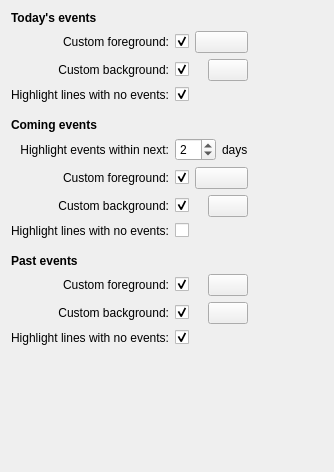
<?xml version="1.0" encoding="UTF-8"?>
<ui version="4.0">
 <class>BirthdayListColorsConfig</class>
 <widget class="QWidget" name="BirthdayListColorsConfig">
  <property name="geometry">
   <rect>
    <x>0</x>
    <y>0</y>
    <width>334</width>
    <height>472</height>
   </rect>
  </property>
  <property name="sizePolicy">
   <sizepolicy hsizetype="Preferred" vsizetype="Preferred">
    <horstretch>0</horstretch>
    <verstretch>0</verstretch>
   </sizepolicy>
  </property>
  <property name="minimumSize">
   <size>
    <width>0</width>
    <height>0</height>
   </size>
  </property>
  <layout class="QGridLayout" name="gridLayout">
   <item row="12" column="0" colspan="3">
    <widget class="QLabel" name="lblTitleComingEvents">
     <property name="sizePolicy">
      <sizepolicy hsizetype="Preferred" vsizetype="Preferred">
       <horstretch>0</horstretch>
       <verstretch>0</verstretch>
      </sizepolicy>
     </property>
     <property name="font">
      <font>
       <weight>75</weight>
       <bold>true</bold>
      </font>
     </property>
     <property name="text">
      <string>Coming events</string>
     </property>
    </widget>
   </item>
   <item row="22" column="0" colspan="3">
    <widget class="QLabel" name="lblTitlePastEvents">
     <property name="font">
      <font>
       <weight>75</weight>
       <bold>true</bold>
      </font>
     </property>
     <property name="text">
      <string>Past events</string>
     </property>
    </widget>
   </item>
   <item row="21" column="0" colspan="3">
    <spacer name="spacerComingEventsBottom">
     <property name="orientation">
      <enum>Qt::Vertical</enum>
     </property>
     <property name="sizeType">
      <enum>QSizePolicy::Fixed</enum>
     </property>
     <property name="sizeHint" stdset="0">
      <size>
       <width>20</width>
       <height>10</height>
      </size>
     </property>
    </spacer>
   </item>
   <item row="14" column="0">
    <widget class="QLabel" name="lblComingHighlightDays">
     <property name="text">
      <string>Highlight events within next:</string>
     </property>
     <property name="alignment">
      <set>Qt::AlignRight|Qt::AlignTrailing|Qt::AlignVCenter</set>
     </property>
    </widget>
   </item>
   <item row="14" column="1">
    <widget class="QSpinBox" name="spinComingHighlightDays">
     <property name="sizePolicy">
      <sizepolicy hsizetype="Minimum" vsizetype="Minimum">
       <horstretch>0</horstretch>
       <verstretch>0</verstretch>
      </sizepolicy>
     </property>
     <property name="maximum">
      <number>30</number>
     </property>
     <property name="value">
      <number>2</number>
     </property>
    </widget>
   </item>
   <item row="14" column="2">
    <widget class="QLabel" name="lblComingHighlightDays_2">
     <property name="text">
      <string comment="label: show events within x &lt;days&gt;">days</string>
     </property>
    </widget>
   </item>
   <item row="15" column="1" colspan="2">
    <layout class="QHBoxLayout" name="hlComingHighlightForeground">
     <item>
      <widget class="QCheckBox" name="chckComingHighlightForeground">
       <property name="sizePolicy">
        <sizepolicy hsizetype="Fixed" vsizetype="Fixed">
         <horstretch>0</horstretch>
         <verstretch>0</verstretch>
        </sizepolicy>
       </property>
       <property name="layoutDirection">
        <enum>Qt::LeftToRight</enum>
       </property>
       <property name="text">
        <string/>
       </property>
       <property name="checked">
        <bool>true</bool>
       </property>
      </widget>
     </item>
     <item>
      <widget class="KColorButton" name="colorbtnComingHighlightForeground">
       <property name="color">
        <color>
         <red>255</red>
         <green>255</green>
         <blue>255</blue>
        </color>
       </property>
       <property name="defaultColor">
        <color>
         <red>255</red>
         <green>255</green>
         <blue>255</blue>
        </color>
       </property>
      </widget>
     </item>
    </layout>
   </item>
   <item row="15" column="0">
    <widget class="QLabel" name="lblComingHighlightForeground">
     <property name="text">
      <string>Custom foreground:</string>
     </property>
     <property name="alignment">
      <set>Qt::AlignRight|Qt::AlignTrailing|Qt::AlignVCenter</set>
     </property>
    </widget>
   </item>
   <item row="23" column="1" colspan="2">
    <layout class="QHBoxLayout" name="hlPastForeground">
     <item>
      <widget class="QCheckBox" name="chckPastForeground">
       <property name="text">
        <string/>
       </property>
       <property name="checked">
        <bool>true</bool>
       </property>
      </widget>
     </item>
     <item>
      <widget class="KColorButton" name="colorbtnPastForeground">
       <property name="color">
        <color>
         <red>0</red>
         <green>0</green>
         <blue>0</blue>
        </color>
       </property>
       <property name="defaultColor">
        <color>
         <red>0</red>
         <green>0</green>
         <blue>0</blue>
        </color>
       </property>
      </widget>
     </item>
    </layout>
   </item>
   <item row="23" column="0">
    <widget class="QLabel" name="lblPastForeground">
     <property name="text">
      <string>Custom foreground:</string>
     </property>
     <property name="alignment">
      <set>Qt::AlignRight|Qt::AlignTrailing|Qt::AlignVCenter</set>
     </property>
    </widget>
   </item>
   <item row="25" column="1" colspan="2">
    <layout class="QHBoxLayout" name="hlPastBackground">
     <item>
      <widget class="QCheckBox" name="chckPastBackground">
       <property name="text">
        <string/>
       </property>
       <property name="checked">
        <bool>true</bool>
       </property>
      </widget>
     </item>
     <item>
      <widget class="KColorButton" name="colorbtnPastBackground">
       <property name="color">
        <color>
         <red>160</red>
         <green>160</green>
         <blue>160</blue>
        </color>
       </property>
       <property name="defaultColor">
        <color>
         <red>160</red>
         <green>160</green>
         <blue>160</blue>
        </color>
       </property>
      </widget>
     </item>
    </layout>
   </item>
   <item row="25" column="0">
    <widget class="QLabel" name="lblPastBackground">
     <property name="text">
      <string>Custom background:</string>
     </property>
     <property name="alignment">
      <set>Qt::AlignRight|Qt::AlignTrailing|Qt::AlignVCenter</set>
     </property>
    </widget>
   </item>
   <item row="7" column="0" colspan="3">
    <widget class="QLabel" name="lblTitleTodaysEvents">
     <property name="font">
      <font>
       <weight>75</weight>
       <bold>true</bold>
      </font>
     </property>
     <property name="text">
      <string>Today's events</string>
     </property>
    </widget>
   </item>
   <item row="8" column="0">
    <widget class="QLabel" name="lblTodaysForeground">
     <property name="text">
      <string>Custom foreground:</string>
     </property>
     <property name="alignment">
      <set>Qt::AlignRight|Qt::AlignTrailing|Qt::AlignVCenter</set>
     </property>
    </widget>
   </item>
   <item row="8" column="1" colspan="2">
    <layout class="QHBoxLayout" name="hlTodaysForeground">
     <item>
      <widget class="QCheckBox" name="chckTodaysForeground">
       <property name="sizePolicy">
        <sizepolicy hsizetype="Fixed" vsizetype="Fixed">
         <horstretch>0</horstretch>
         <verstretch>0</verstretch>
        </sizepolicy>
       </property>
       <property name="layoutDirection">
        <enum>Qt::LeftToRight</enum>
       </property>
       <property name="text">
        <string/>
       </property>
       <property name="checked">
        <bool>true</bool>
       </property>
      </widget>
     </item>
     <item>
      <widget class="KColorButton" name="colorbtnTodaysForeground">
       <property name="color">
        <color>
         <red>255</red>
         <green>255</green>
         <blue>255</blue>
        </color>
       </property>
       <property name="defaultColor">
        <color>
         <red>255</red>
         <green>255</green>
         <blue>255</blue>
        </color>
       </property>
      </widget>
     </item>
    </layout>
   </item>
   <item row="9" column="1" colspan="2">
    <layout class="QHBoxLayout" name="hlTodaysBackground">
     <item>
      <widget class="QCheckBox" name="chckTodaysBackground">
       <property name="text">
        <string/>
       </property>
       <property name="checked">
        <bool>true</bool>
       </property>
      </widget>
     </item>
     <item>
      <widget class="KColorButton" name="colorbtnTodaysBackground">
       <property name="color">
        <color>
         <red>128</red>
         <green>0</green>
         <blue>0</blue>
        </color>
       </property>
       <property name="defaultColor">
        <color>
         <red>128</red>
         <green>0</green>
         <blue>0</blue>
        </color>
       </property>
      </widget>
     </item>
    </layout>
   </item>
   <item row="9" column="0">
    <widget class="QLabel" name="lblTodaysBackground">
     <property name="text">
      <string>Custom background:</string>
     </property>
     <property name="alignment">
      <set>Qt::AlignRight|Qt::AlignTrailing|Qt::AlignVCenter</set>
     </property>
    </widget>
   </item>
   <item row="11" column="0" colspan="3">
    <spacer name="spacerTodaysEventsBottom">
     <property name="orientation">
      <enum>Qt::Vertical</enum>
     </property>
     <property name="sizeType">
      <enum>QSizePolicy::Fixed</enum>
     </property>
     <property name="sizeHint" stdset="0">
      <size>
       <width>20</width>
       <height>10</height>
      </size>
     </property>
    </spacer>
   </item>
   <item row="16" column="0">
    <widget class="QLabel" name="lblComingHighlightBackground">
     <property name="text">
      <string>Custom background:</string>
     </property>
     <property name="alignment">
      <set>Qt::AlignRight|Qt::AlignTrailing|Qt::AlignVCenter</set>
     </property>
    </widget>
   </item>
   <item row="16" column="1" colspan="2">
    <layout class="QHBoxLayout" name="hlComingHighlightBackground">
     <item>
      <widget class="QCheckBox" name="chckComingHighlightBackground">
       <property name="text">
        <string/>
       </property>
       <property name="checked">
        <bool>true</bool>
       </property>
      </widget>
     </item>
     <item>
      <widget class="KColorButton" name="colorbtnComingHighlightBackground">
       <property name="color">
        <color>
         <red>128</red>
         <green>0</green>
         <blue>0</blue>
        </color>
       </property>
       <property name="defaultColor">
        <color>
         <red>128</red>
         <green>0</green>
         <blue>0</blue>
        </color>
       </property>
      </widget>
     </item>
    </layout>
   </item>
   <item row="16" column="3">
    <spacer name="spacerScreenRight">
     <property name="orientation">
      <enum>Qt::Horizontal</enum>
     </property>
     <property name="sizeHint" stdset="0">
      <size>
       <width>40</width>
       <height>20</height>
      </size>
     </property>
    </spacer>
   </item>
   <item row="27" column="0" colspan="3">
    <spacer name="spacerScreenBottom">
     <property name="orientation">
      <enum>Qt::Vertical</enum>
     </property>
     <property name="sizeHint" stdset="0">
      <size>
       <width>20</width>
       <height>40</height>
      </size>
     </property>
    </spacer>
   </item>
   <item row="10" column="0">
    <widget class="QLabel" name="lblTodaysHighlightNoEvent">
     <property name="text">
      <string>Highlight lines with no events:</string>
     </property>
     <property name="alignment">
      <set>Qt::AlignRight|Qt::AlignTrailing|Qt::AlignVCenter</set>
     </property>
    </widget>
   </item>
   <item row="20" column="0">
    <widget class="QLabel" name="lblComingHighlightNoEvent">
     <property name="text">
      <string>Highlight lines with no events:</string>
     </property>
     <property name="alignment">
      <set>Qt::AlignRight|Qt::AlignTrailing|Qt::AlignVCenter</set>
     </property>
    </widget>
   </item>
   <item row="26" column="0">
    <widget class="QLabel" name="lblPastHighlightNoEvent">
     <property name="text">
      <string>Highlight lines with no events:</string>
     </property>
     <property name="alignment">
      <set>Qt::AlignRight|Qt::AlignTrailing|Qt::AlignVCenter</set>
     </property>
    </widget>
   </item>
   <item row="10" column="1" colspan="2">
    <widget class="QCheckBox" name="chckTodaysHighlightNoEvent">
     <property name="text">
      <string/>
     </property>
     <property name="checked">
      <bool>true</bool>
     </property>
    </widget>
   </item>
   <item row="20" column="1" colspan="2">
    <widget class="QCheckBox" name="chckComingHighlightNoEvent">
     <property name="text">
      <string/>
     </property>
     <property name="checked">
      <bool>false</bool>
     </property>
    </widget>
   </item>
   <item row="26" column="1" colspan="2">
    <widget class="QCheckBox" name="chckPastHighlightNoEvent">
     <property name="text">
      <string/>
     </property>
     <property name="checked">
      <bool>true</bool>
     </property>
    </widget>
   </item>
  </layout>
 </widget>
 <customwidgets>
  <customwidget>
   <class>KColorButton</class>
   <extends>QPushButton</extends>
   <header>kcolorbutton.h</header>
  </customwidget>
 </customwidgets>
 <tabstops>
  <tabstop>chckTodaysForeground</tabstop>
  <tabstop>colorbtnTodaysForeground</tabstop>
  <tabstop>chckTodaysBackground</tabstop>
  <tabstop>colorbtnTodaysBackground</tabstop>
  <tabstop>chckTodaysHighlightNoEvent</tabstop>
  <tabstop>spinComingHighlightDays</tabstop>
  <tabstop>chckComingHighlightForeground</tabstop>
  <tabstop>colorbtnComingHighlightForeground</tabstop>
  <tabstop>chckComingHighlightBackground</tabstop>
  <tabstop>colorbtnComingHighlightBackground</tabstop>
  <tabstop>chckComingHighlightNoEvent</tabstop>
  <tabstop>chckPastForeground</tabstop>
  <tabstop>colorbtnPastForeground</tabstop>
  <tabstop>chckPastBackground</tabstop>
  <tabstop>colorbtnPastBackground</tabstop>
  <tabstop>chckPastHighlightNoEvent</tabstop>
 </tabstops>
 <resources/>
 <connections>
  <connection>
   <sender>chckComingHighlightBackground</sender>
   <signal>toggled(bool)</signal>
   <receiver>colorbtnComingHighlightBackground</receiver>
   <slot>setEnabled(bool)</slot>
   <hints>
    <hint type="sourcelabel">
     <x>164</x>
     <y>254</y>
    </hint>
    <hint type="destinationlabel">
     <x>226</x>
     <y>258</y>
    </hint>
   </hints>
  </connection>
  <connection>
   <sender>chckComingHighlightForeground</sender>
   <signal>toggled(bool)</signal>
   <receiver>colorbtnComingHighlightForeground</receiver>
   <slot>setEnabled(bool)</slot>
   <hints>
    <hint type="sourcelabel">
     <x>164</x>
     <y>211</y>
    </hint>
    <hint type="destinationlabel">
     <x>226</x>
     <y>215</y>
    </hint>
   </hints>
  </connection>
  <connection>
   <sender>chckPastBackground</sender>
   <signal>toggled(bool)</signal>
   <receiver>colorbtnPastBackground</receiver>
   <slot>setEnabled(bool)</slot>
   <hints>
    <hint type="sourcelabel">
     <x>164</x>
     <y>380</y>
    </hint>
    <hint type="destinationlabel">
     <x>226</x>
     <y>384</y>
    </hint>
   </hints>
  </connection>
  <connection>
   <sender>chckPastForeground</sender>
   <signal>toggled(bool)</signal>
   <receiver>colorbtnPastForeground</receiver>
   <slot>setEnabled(bool)</slot>
   <hints>
    <hint type="sourcelabel">
     <x>164</x>
     <y>349</y>
    </hint>
    <hint type="destinationlabel">
     <x>226</x>
     <y>353</y>
    </hint>
   </hints>
  </connection>
  <connection>
   <sender>chckTodaysForeground</sender>
   <signal>toggled(bool)</signal>
   <receiver>colorbtnTodaysForeground</receiver>
   <slot>setEnabled(bool)</slot>
   <hints>
    <hint type="sourcelabel">
     <x>144</x>
     <y>45</y>
    </hint>
    <hint type="destinationlabel">
     <x>193</x>
     <y>46</y>
    </hint>
   </hints>
  </connection>
  <connection>
   <sender>chckTodaysBackground</sender>
   <signal>toggled(bool)</signal>
   <receiver>colorbtnTodaysBackground</receiver>
   <slot>setEnabled(bool)</slot>
   <hints>
    <hint type="sourcelabel">
     <x>146</x>
     <y>74</y>
    </hint>
    <hint type="destinationlabel">
     <x>189</x>
     <y>72</y>
    </hint>
   </hints>
  </connection>
 </connections>
</ui>
